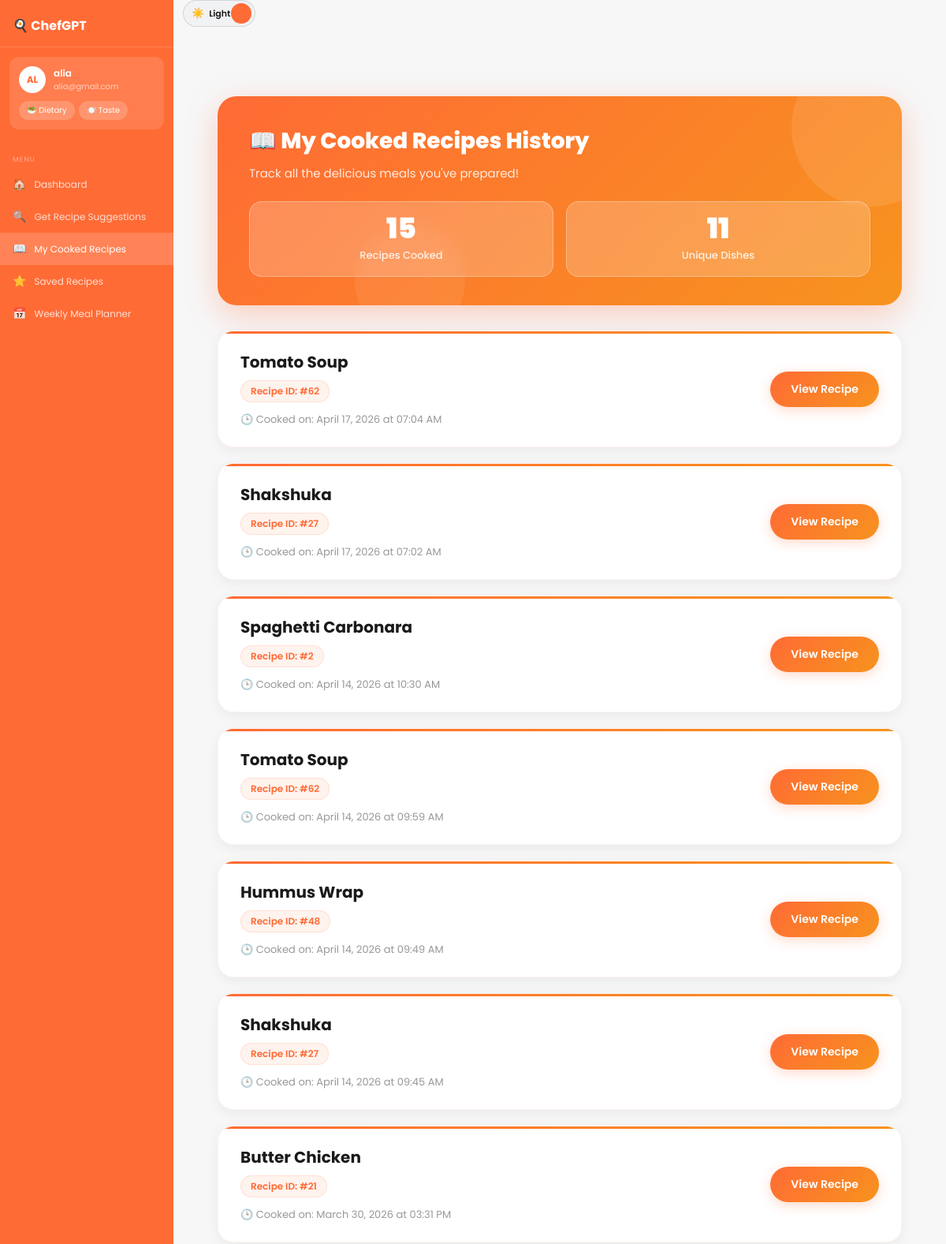
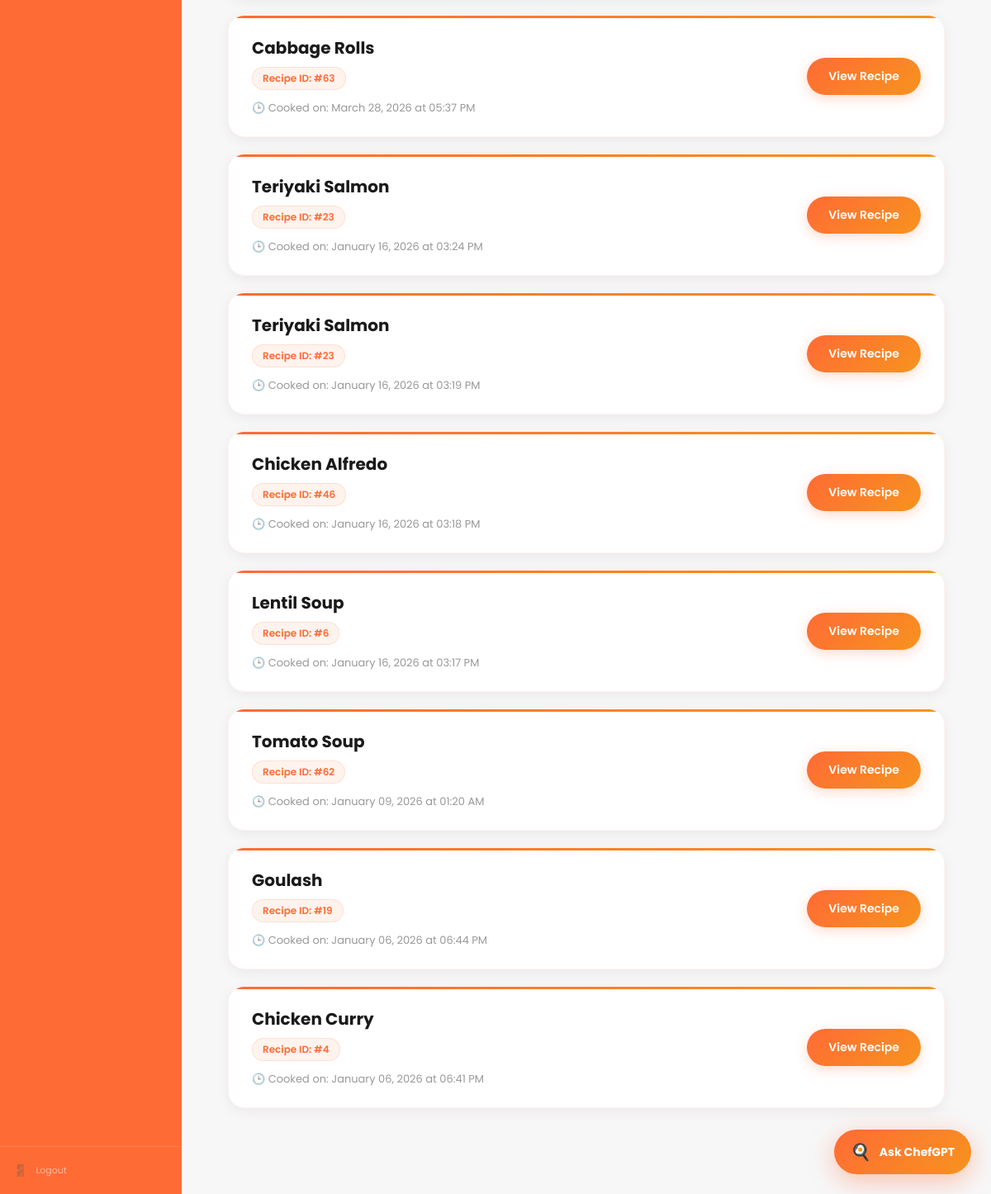
The app's page /cooked-history (signed in) with its own data (2 pictures, top to bottom).
### app.py (models this page shows)
class User(UserMixin, db.Model):
    id = db.Column(db.Integer, primary_key=True)
    username = db.Column(db.String(80), unique=True, nullable=False)
    email = db.Column(db.String(120), unique=True, nullable=False)
    password = db.Column(db.String(200), nullable=False)
    created_at = db.Column(db.DateTime, default=datetime.utcnow)
    role = db.Column(db.String(20), nullable=False, default='user')

class CookedRecipe(db.Model):
    __tablename__ = 'cooked_recipes'
    id = db.Column(db.Integer, primary_key=True)
    user_id = db.Column(db.Integer, db.ForeignKey('user.id'), nullable=False)
    recipe_id = db.Column(db.Integer, nullable=False)
    recipe_name = db.Column(db.String(200), nullable=False)
    cooked_at = db.Column(db.DateTime, default=datetime.utcnow)
    user = db.relationship('User', backref='cooked_recipes')

### app.py (the view)
@app.route("/cooked-history")
@login_required
def cooked_history():
    cooked_recipes = CookedRecipe.query.filter_by(user_id=current_user.id)\
        .order_by(CookedRecipe.cooked_at.desc()).all()
    return render_template("cooked_history.html", recipes=cooked_recipes)

### app.py (called while the page is built)
@login_manager.user_loader
def load_user(user_id):
    return User.query.get(int(user_id))

### templates/cooked_history.html (shortened to what this page needs)
{% extends "base.html" %}
{% block extra_head %}
    <link rel="stylesheet" href="{{ url_for('static', filename='css/history.css') }}">
{% endblock %}
{% block content %}
    <div class="container">
        <div class="page-header">
            <h2>📖 My Cooked Recipes History</h2>
            <p>Track all the delicious meals you've prepared!</p>
            <div class="stats">
                <div class="stat-card">
                    <div class="stat-number">{{ recipes|length }}</div>
                    <div class="stat-label">Recipes Cooked</div>
                </div>
                <div class="stat-card">
                    <div class="stat-number">{{ recipes|map(attribute='recipe_id')|unique|list|length }}</div>
                    <div class="stat-label">Unique Dishes</div>
                </div>
            </div>
        </div>
        {% if recipes|length == 0 %}
            <div class="empty-state">
                <h3>🍽️ No Recipes Cooked Yet</h3>
                <p>Start your cooking journey by finding recipes and marking them as cooked!</p>
                <a href="{{ url_for('recommend_page') }}">Find Recipes to Cook</a>
            </div>
        {% else %}
            {% for cooked in recipes %}
                <div class="recipe-card">
                    <div class="recipe-info">
                        <h3>{{ cooked.recipe_name }}</h3>
                        <div class="recipe-meta">
                            Recipe ID: #{{ cooked.recipe_id }}
                        </div>
                        <div class="cooked-date">
                            🕒 Cooked on: {{ cooked.cooked_at.strftime('%B %d, %Y at %I:%M %p') }}
                        </div>
                    </div>
                    <a href="{{ url_for('recipe_detail', recipe_id=cooked.recipe_id) }}" class="view-btn">
                        View Recipe
                    </a>
                </div>
            {% endfor %}
        {% endif %}
    </div>
{% endblock %}

### templates/base.html (shortened to what this page needs)
<!DOCTYPE html>
<html lang="en">
<head>
    <link rel="stylesheet" href="{{ url_for('static', filename='css/dashboard.css') }}">
    {% block extra_head %}{% endblock %}
</head>
<body>
<div class="dashboard-layout">
  <aside class="sidebar">
    <div class="sidebar-logo">🍳 ChefGPT</div>
    <div class="profile-block">
      <div class="profile-row">
        <div class="avatar">{{ current_user.username[:2].upper() if current_user.is_authenticated else '' }}</div>
        <div>
          <div class="profile-name">{{ current_user.username if current_user.is_authenticated else '' }}</div>
          <div class="profile-email">{{ current_user.email if current_user.is_authenticated else '' }}</div>
        </div>
      </div>
      <div class="profile-pills">
        <button class="pill" onclick="openDietDrawer()">🥗 Dietary</button>
        <button class="pill" onclick="openTasteDrawer()">🍽️ Taste</button>
      </div>
    </div>
    <nav class="sidebar-nav">
      <div class="nav-label">MENU</div>
      <a href="{{ url_for('dashboard') }}" class="nav-item {% if request.endpoint == 'dashboard' %}active{% endif %}">
        <span class="nav-icon">🏠</span> Dashboard</a>
      <a href="{{ url_for('recommend_page') }}" class="nav-item {% if request.endpoint == 'recommend_page' %}active{% endif %}">
        <span class="nav-icon">🔍</span> Get Recipe Suggestions</a>
      <a href="{{ url_for('cooked_history') }}" class="nav-item {% if request.endpoint == 'cooked_history' %}active{% endif %}">
        <span class="nav-icon">📖</span> My Cooked Recipes</a>
      <a href="{{ url_for('saved_recipes') }}" class="nav-item {% if request.endpoint == 'saved_recipes' %}active{% endif %}">
        <span class="nav-icon">⭐</span> Saved Recipes</a>
      <a href="{{ url_for('meal_planner') }}" class="nav-item {% if request.endpoint == 'meal_planner' %}active{% endif %}">
        <span class="nav-icon">📅</span> Weekly Meal Planner</a>
    </nav>
    <div class="sidebar-bottom">
      <a href="{{ url_for('logout') }}" class="nav-item nav-logout">
        <span class="nav-icon">🚪</span> Logout</a>
    </div>
  </aside>
  <main class="main-content">
    <div class="topbar-actions">
      <button class="theme-switch" type="button" onclick="toggleTheme()" aria-label="Toggle theme">
        <span class="theme-switch-icon" id="themeIcon">🌙</span>
        <span class="theme-switch-text" id="themeText">Dark</span>
        <span class="theme-switch-knob"></span>
      </button>
    </div>
    <div class="page-content">
      {% block content %}{% endblock %}
    </div>
  </main>
</div>
{% include 'partials/floating_chat.html' %}
</body>
        {% set diet_options = [('omnivore','🍽️ No Restrictions','Eats everything'),('vegetarian','🥦 Vegetarian','No meat, dairy & eggs ok'),('vegan','🌱 Vegan','No animal products'),('halal','☪️ Halal','No pork & alcohol')] %}
</html>

### templates/partials/floating_chat.html (shortened to what this page needs)
<div id="chat-bubble" onclick="openChat()"
  style="position:fixed; bottom:24px; right:24px; z-index:9998;
         display:flex; align-items:center; gap:10px;
         background:linear-gradient(135deg, #ff6b35, #f7931e);
         padding:12px 20px; border-radius:999px;
         box-shadow:0 8px 32px rgba(255,107,53,0.4);
         cursor:pointer; transition:all 0.3s;">
  <span style="font-size:20px;">🍳</span>
  <span style="color:white; font-weight:700; font-size:14px;">Ask ChefGPT</span>
</div>

### static/css/dashboard.css (style rules this page uses)
:root { --bg: #f7f7f8; --panel: #ffffff; --panel-2: #f1f2f4; --text: #171717; --muted: #777777; --border: rgba(0,0,0,0.12); --brand: #FF6B35; --brand-soft: rgba(255,107,53,0.12); --shadow: 0 18px 45px rgba(255,107,53,0.12); }
*, *::before, *::after { margin: 0; padding: 0; box-sizing: border-box; font-family: 'Poppins', sans-serif; }
body { background: var(--bg); min-height: 100vh; color: var(--text); }
.dashboard-layout { display: flex; min-height: 100vh; overflow: hidden; }
.sidebar { width: 220px; height: 100vh; background: var(--brand); display: flex; flex-direction: column; flex-shrink: 0; overflow-y: auto; position: sticky; top: 0; }
.sidebar-logo { padding: 20px 16px 14px; font-size: 16px; font-weight: 700; color: #fff; border-bottom: 0.5px solid rgba(255,255,255,0.15); }
.profile-block { margin: 12px; background: rgba(255,255,255,0.12); border-radius: 12px; padding: 12px; }
.profile-row { display: flex; align-items: center; gap: 10px; margin-bottom: 10px; }
.avatar { width: 34px; height: 34px; border-radius: 50%; background: #fff; display: flex; align-items: center; justify-content: center; font-size: 12px; font-weight: 700; color: var(--brand); flex-shrink: 0; }
.profile-name { font-size: 12px; font-weight: 600; color: #fff; }
.profile-email { font-size: 10px; color: rgba(255,255,255,0.65); }
.profile-pills { display: flex; gap: 5px; }
.pill { font-size: 10px; background: rgba(255,255,255,0.18); color: #fff; padding: 4px 10px; border-radius: 99px; cursor: pointer; border: none; transition: background 0.15s; }
.sidebar-nav { flex: 0 0 auto; padding: 10px 0; }
.nav-label { font-size: 9px; color: rgba(255,255,255,0.45); padding: 10px 16px 4px; letter-spacing: 1px; text-transform: uppercase; }
.nav-item { display: flex; align-items: center; gap: 10px; padding: 10px 16px; font-size: 12px; color: rgba(255,255,255,0.78); text-decoration: none; transition: background 0.15s; cursor: pointer; }
.nav-item:hover, .nav-item.active { background: rgba(255,255,255,0.16); color: #fff; }
.nav-icon { font-size: 14px; flex-shrink: 0; }
.sidebar-bottom { margin-top: auto; border-top: 0.5px solid rgba(255,255,255,0.12); padding: 8px 0; }
.nav-logout { color: rgba(255,255,255,0.52) !important; font-size: 11px; }
.main-content { flex: 1; height: 100vh; display: flex; flex-direction: column; overflow: hidden; background: var(--bg); }
.topbar-actions { display: flex; align-items: center; gap: 12px; }
.theme-switch { position: relative; width: 92px; height: 34px; border: 1px solid var(--border); border-radius: 999px; background: var(--panel-2); color: var(--text); cursor: pointer; display: flex; align-items: center; gap: 6px; padding: 0 10px; overflow: hidden; }
.theme-switch-icon { font-size: 13px; z-index: 2; }
.theme-switch-text { font-size: 11px; font-weight: 600; z-index: 2; }
.theme-switch-knob { position: absolute; right: 4px; width: 26px; height: 26px; border-radius: 50%; background: var(--brand); transition: transform 0.25s ease; }
.page-content { flex: 1; overflow-y: auto; padding: 48px 32px 64px; }
.recipe-card { background: var(--panel); border: 1px solid var(--border); border-radius: 14px; overflow: hidden; cursor: pointer; transition: transform 0.2s, border-color 0.2s; }

### records on screen
User: username "AL", username "alia", email "alia@gmail.com"
CookedRecipe: recipe_name "Tomato Soup", recipe_id "62", cooked_at "April 17, 2026 at 07:04 AM"
CookedRecipe: recipe_name "Shakshuka", recipe_id "27", cooked_at "April 17, 2026 at 07:02 AM"
CookedRecipe: recipe_name "Spaghetti Carbonara", recipe_id "2", cooked_at "April 14, 2026 at 10:30 AM"
CookedRecipe: recipe_name "Tomato Soup", recipe_id "62", cooked_at "April 14, 2026 at 09:59 AM"
CookedRecipe: recipe_name "Hummus Wrap", recipe_id "48", cooked_at "April 14, 2026 at 09:49 AM"
CookedRecipe: recipe_name "Shakshuka", recipe_id "27", cooked_at "April 14, 2026 at 09:45 AM"
CookedRecipe: recipe_name "Butter Chicken", recipe_id "21", cooked_at "March 30, 2026 at 03:31 PM"
CookedRecipe: recipe_name "Cabbage Rolls", recipe_id "63", cooked_at "March 28, 2026 at 05:37 PM"
CookedRecipe: recipe_name "Teriyaki Salmon", recipe_id "23", cooked_at "January 16, 2026 at 03:24 PM"
CookedRecipe: recipe_name "Teriyaki Salmon", recipe_id "23", cooked_at "January 16, 2026 at 03:19 PM"
CookedRecipe: recipe_name "Chicken Alfredo", recipe_id "46", cooked_at "January 16, 2026 at 03:18 PM"
CookedRecipe: recipe_name "Lentil Soup", recipe_id "6", cooked_at "January 16, 2026 at 03:17 PM"
CookedRecipe: recipe_name "Tomato Soup", recipe_id "62", cooked_at "January 09, 2026 at 01:20 AM"
CookedRecipe: recipe_name "Goulash", recipe_id "19", cooked_at "January 06, 2026 at 06:44 PM"
CookedRecipe: recipe_name "Chicken Curry", recipe_id "4", cooked_at "January 06, 2026 at 06:41 PM"

### other values on screen
{{ recipes|length }} "15"
{{ recipes|map(attribute='recipe_id')|unique|list|length }} "11"
